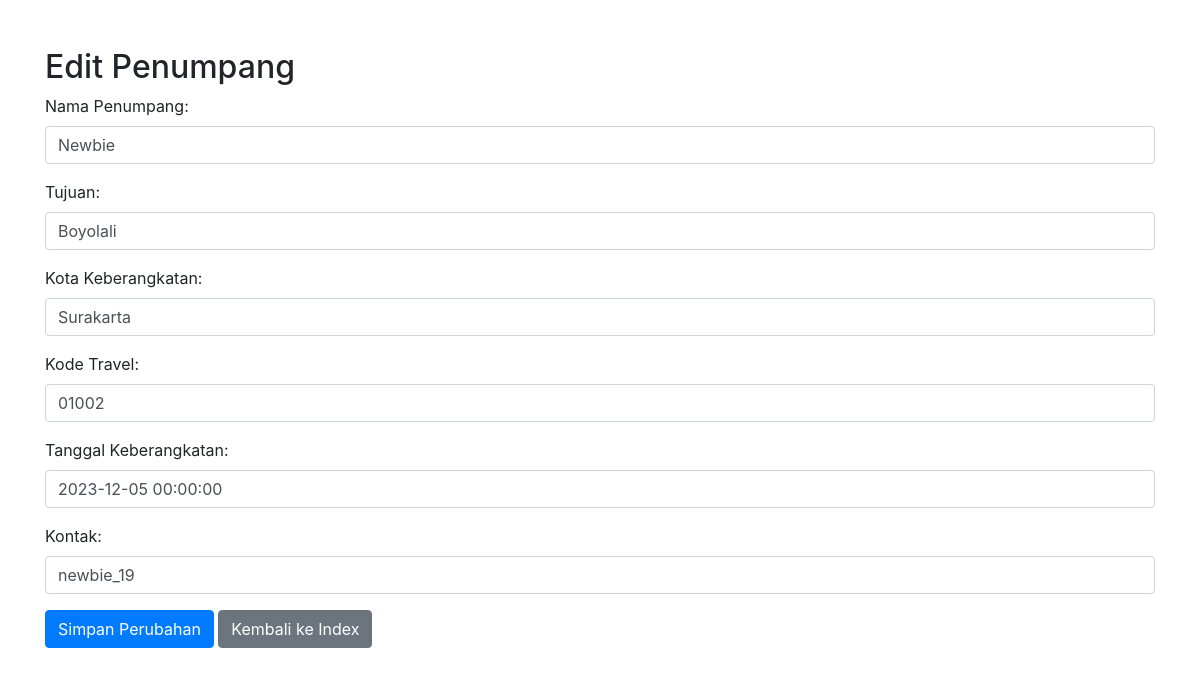
Screenshot of /edit_penumpang.php?id=22004 with the database file from the repository.
### tables this page shows
CREATE TABLE `t_penumpang` (
  `id_penumpang` varchar(12) NOT NULL,
  `nama` varchar(40) NOT NULL,
  `tgl_berangkat` datetime NOT NULL,
  `id_travel` varchar(12) NOT NULL,
  `kota_keberangkatan` varchar(20) NOT NULL,
  `tujuan` varchar(20) NOT NULL,
  `kontak` varchar(20) NOT NULL
);

### edit_penumpang.php (the view, shortened to what this page needs)
<?php
require_once("koneksi.php");
$id_travel = "";
$nama = "";
$tujuan = "";
$kota_keberangkatan = "";
$tgl_berangkat = "";
$kontak = "";
if ($_SERVER["REQUEST_METHOD"] == "GET" && isset($_GET["id"])) {
    $id_penumpang = $_GET["id"];
    $sql = "SELECT id_penumpang, id_travel, nama, tujuan, kota_keberangkatan, tgl_berangkat, kontak FROM t_penumpang WHERE id_penumpang = '$id_penumpang'";
    $result = $conn->query($sql);
    if ($result->num_rows > 0) {
        $row = $result->fetch_assoc();
        $id_travel = $row["id_travel"];
        $nama = $row["nama"];
        $tujuan = $row["tujuan"];
        $kota_keberangkatan = $row["kota_keberangkatan"];
        $tgl_berangkat = $row["tgl_berangkat"];
        $kontak = $row["kontak"];
    } else {
        echo "Penumpang tidak ditemukan.";
    }
}
?>
<!DOCTYPE html>
<html lang="en">
<head>
    <link rel="stylesheet" href="https://maxcdn.bootstrapcdn.com/bootstrap/4.5.2/css/bootstrap.min.css">
</head>
<body>
    <div class="container mt-5">
        <h2>Edit Penumpang</h2>
        <form action="" method="POST">
            <div class="form-group">
                <label for="nama">Nama Penumpang:</label>
                <input type="text" class="form-control" id="nama" name="nama" value="<?php echo $nama; ?>" required>
            </div>
            <div class="form-group">
                <label for="tujuan">Tujuan:</label>
                <input type="text" class="form-control" id="tujuan" name="tujuan" value="<?php echo $tujuan; ?>" required>
            </div>
            <div class="form-group">
                <label for="kota_keberangkatan">Kota Keberangkatan:</label>
                <input type="text" class="form-control" id="kota_keberangkatan" name="kota_keberangkatan" value="<?php echo $kota_keberangkatan; ?>" required>
            </div>
            <div class="form-group">
                <label for="id_travel">Kode Travel:</label>
                <input type="text" class="form-control" id="id_travel" name="id_travel" value="<?php echo $id_travel; ?>" required>
            </div>
            <div class="form-group">
                <label for="tgl_berangkat">Tanggal Keberangkatan:</label>
                <input type="datetime" class="form-control" id="tgl_berangkat" name="tgl_berangkat" value="<?php echo $tgl_berangkat; ?>" required>
            </div>
            <div class="form-group">
                <label for="kontak">Kontak:</label>
                <input type="text" class="form-control" id="kontak" name="kontak" value="<?php echo $kontak; ?>" required>
            </div>
            <button type="submit" class="btn btn-primary">Simpan Perubahan</button>
            <a href="index.php" class="btn btn-secondary">Kembali ke Index</a>
        </form>
    </div>
</body>
</html>

### rows the page displays
t_penumpang: nama "Newbie", tujuan "Boyolali", kota_keberangkatan "Surakarta", id_travel "01002", tgl_berangkat "2023-12-05 00:00:00", kontak "newbie_19"
